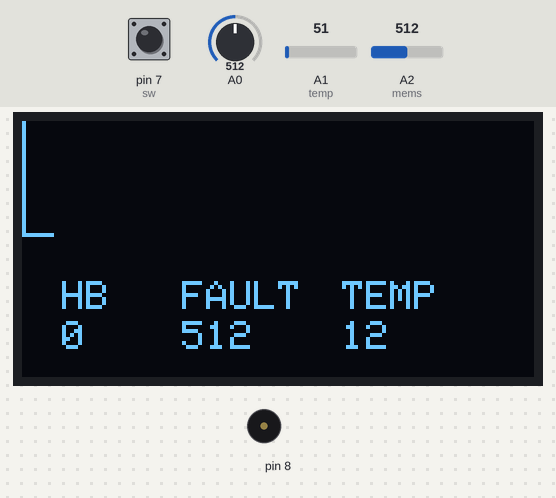
A sketch run on a simulated Arduino Uno, built with avr-gcc and run on an emulated ATmega328P. Shown: 128×64 one-colour display, buzzer (waves = sounding). The inputs (shaded band) are chosen by the test bench; at power-on: A2 (mems) = 512, A1 (temp) = 51, A0 = 512, pin 7 (sw) LOW. The modem accepts every AT command (registered, SIM ready, sends succeed) and sends nothing else; what the sketch prints to the serial monitor is not drawn.

Above: at 1.2 s.
1.3 s: A2 (mems) set to 122
At 2.4 s:
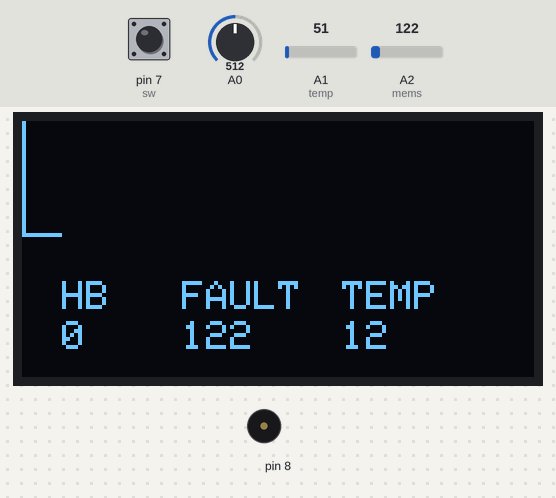
4.3 s: A1 (temp) set to 61
At 6.4 s:
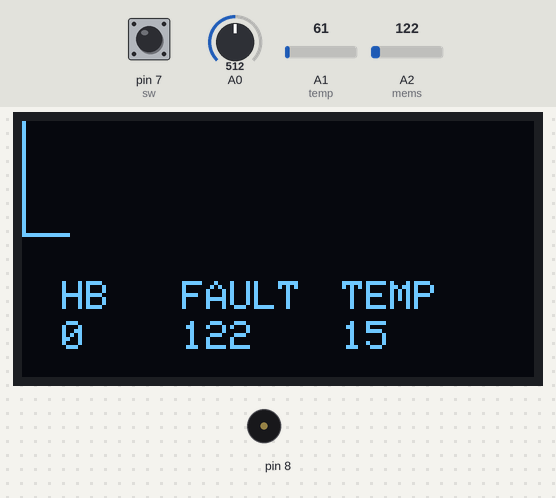
7.3 s: A0 set to 570
10.3 s: A2 (mems) set to 290
At 12.44 s:
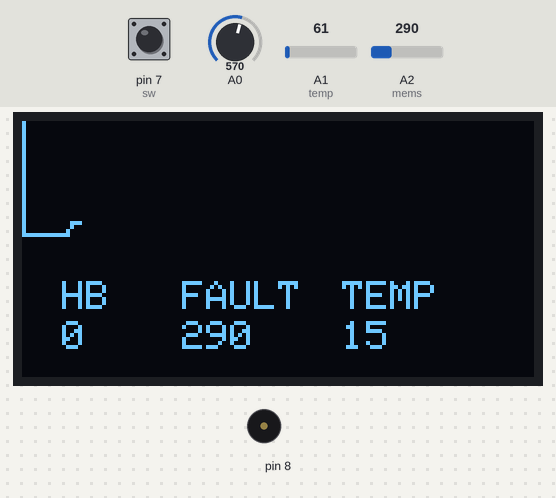
13.3 s: A0 set to 122
At 14.5 s:
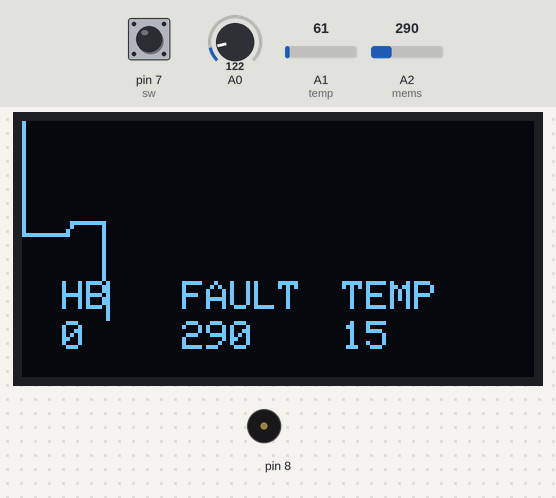
14.8 s: A0 set to 716
At 28.95 s:
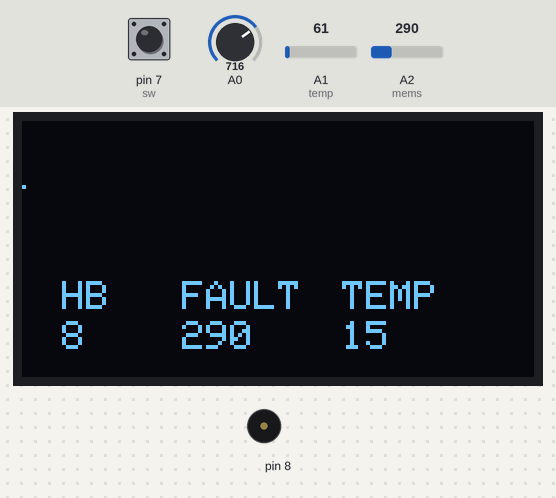
Timing chart, 0 to 30.4 s (numbered marks = the images above; inputs shaded):
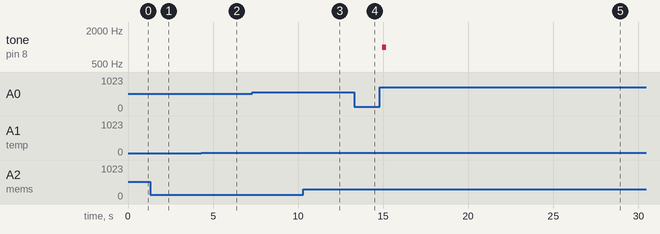

The sketch:

main_code.ino
```cpp
#include <Adafruit_SSD1306.h>
#define OLED_Address 0x3C // 0x3C device address of I2C OLED. Few other OLED has 0x3D
Adafruit_SSD1306 oled(128, 64); // create our screen object setting resolution to 128x64
#include<SoftwareSerial.h>
SoftwareSerial iot(2, 3);
SoftwareSerial serial(8, 9);
#define temp  A1
#define sw  7
#define mems A2
int a = 0, t, s, me;
int lasta = 0;
int lastb = 0;
int LastTime = 0;
int ThisTime;
bool BPMTiming = false;
bool BeatComplete = false;
int BPM = 0;
#define UpperThreshold 560
#define LowerThreshold 530

void setup() {
  oled.begin(SSD1306_SWITCHCAPVCC, OLED_Address);
  oled.clearDisplay();
  oled.setTextSize(2);
  Serial.begin(9600);
  iot.begin(9600);
  serial.begin(9600);
  pinMode(sw, INPUT);
  pinMode(temp, INPUT);
  pinMode(mems, INPUT);
}

void loop()
{
  t = analogRead(temp);
  t = t / 4;
  s = digitalRead(sw);
  me = analogRead(mems);
  if (a > 127)
  {
    oled.clearDisplay();
    a = 0;
    lasta = a;
  }

  ThisTime = millis();
  int value = analogRead(0);
  oled.setTextColor(WHITE);
  int b = 60 - (value / 16);
  oled.writeLine(lasta, lastb, a, b, WHITE);
  lastb = b;
  lasta = a;

  if (value > UpperThreshold)
  {
    if (BeatComplete)
    {
      BPM = ThisTime - LastTime;
      BPM = int(60 / (float(BPM) / 1000));
      BPMTiming = false;
      BeatComplete = false;
      tone(8, 1000, 250);
    }
    if (BPMTiming == false)
    {
      LastTime = millis();
      BPMTiming = true;
    }
  }
  if ((value < LowerThreshold) & (BPMTiming))
    BeatComplete = true;

  oled.writeFillRect(0, 50, 128, 16, BLACK);
  oled.setCursor(10, 40);
  oled.setTextSize(1);
  oled.print("HB");
  oled.setCursor(10, 50);
  oled.setTextSize(1);
  oled.print(BPM);
  //oled.display();
  //oled.setTextSize(2);
  //oled.setCursor(30,50);
  //oled.print("05:48:45");
  oled.setCursor(40, 40);
  oled.setTextSize(1);
  oled.print("FAULT");
  oled.setCursor(40, 50);
  oled.setTextSize(1);
  oled.print(me);

  oled.setCursor(80, 40);
  oled.setTextSize(1);
  oled.print("TEMP");
  oled.setCursor(80, 50);
  oled.setTextSize(1);
  oled.print(t);
  oled.display();
  a++;
  Serial.print("T");
  Serial.print(t);
  Serial.print("S");
  Serial.print(s);
  Serial.print("M");
  Serial.print(me);
  Serial.print("H");
  Serial.println(BPM);
  serial.print("T");
  serial.print(t);
  serial.print("S");
  serial.print(s);
  serial.print("M");
  serial.print(me);
  serial.print("H");
  serial.print(BPM);
  serial.println("Z");
 delay(100);
  temp1();
  sw1();
  mems1();
  heart();
}
void heart()
{
  if (BPM > 72)
  {
    iot.println("AT+CMGF=1");
    delay(500);
    iot.println("AT+CMGS=\"+916382273986\"\r");
    delay(500);
    iot.println("Heart Beat abnormal");
    delay(500);
    iot.println((char)26);
    delay(500);
    BPM = 0;
  }
}
void temp1()
{
  if (t > 90)
  {

    iot.println("AT+CMGF=1");
    delay(500);
    iot.println("AT+CMGS=\"+916382273986\"\r");
    delay(500);
    iot.println("Temperature level is abnormal");
    delay(500);
    iot.println((char)26);
    delay(500);
  }
}
void sw1()
{
  if (s == 1)
  {
    iot.println("AT+CMGF=1");
    delay(500);
    iot.println("AT+CMGS=\"+916382273986\"\r");
    delay(500);
    iot.println("Help me.! Location---> Lat:13.050277 Lon:80.234044");
    delay(500);
    iot.println((char)26);
    delay(500);
    Serial.print("lavs");
  }
}
void mems1()
{
  if (me < 280)
  {

    iot.println("AT+CMGF=1");
    delay(500);
    iot.println("AT+CMGS=\"+916382273986\"\r");
    delay(500);
    iot.println("fall down..");
    delay(500);
    iot.println((char)26);
    delay(500);
  }
}
```

Measured:
- after the input at 4.3 s, the display: changes after 1.5 s (image 2)
- after the input at 10.3 s, the display: changes after 2.1 s (image 3)
- after the input at 14.8 s, tone on pin 8: silent → 1000 Hz after 0.14 s, → silent 0.25 s later; the display: first changes after 0.17 s (image 5 shows a later state)
